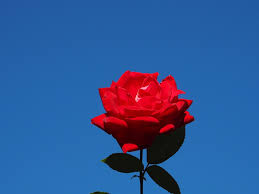
#> input picture removing_specific_colour_from_an_image/pic.jpeg, 259 x 194 px
$ python code.py
#> lines starting #> are read from the running program, lines starting #| are printed output that depends on the picture

from PIL import Image

image = Image.open('pic.jpeg')
#> image is the input picture: PIL image 259x194 RGB; mean R, G, B 49.9, 88.4, 149.8

image.show()

image_data = image.load()

height,width = image.size
#> height = 259; width = 194

for loop1 in range(height):
    for loop2 in range(width):
        r,g,b = image_data[loop1,loop2]
        image_data[loop1,loop2] = 0,g,b

image.save('changed.jpeg')
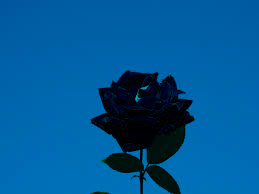
#> saved as changed.jpeg: PIL image 259x194 RGB; mean R, G, B 0, 88.4, 149.8
